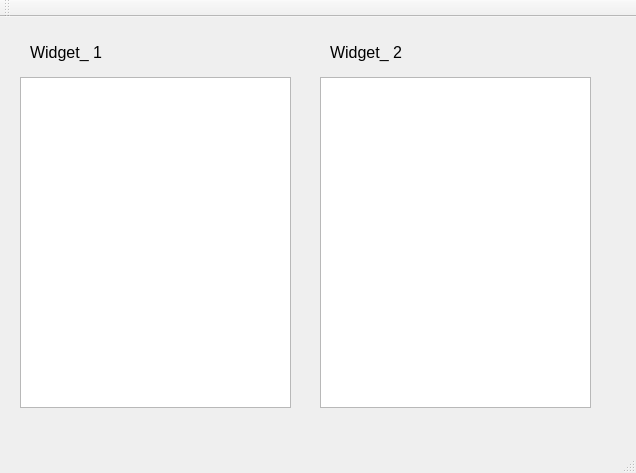
<?xml version="1.0" encoding="UTF-8"?>
<ui version="4.0">
 <class>MainWindow</class>
 <widget class="QMainWindow" name="MainWindow">
  <property name="geometry">
   <rect>
    <x>0</x>
    <y>0</y>
    <width>636</width>
    <height>473</height>
   </rect>
  </property>
  <property name="windowTitle">
   <string>MainWindow</string>
  </property>
  <widget class="QWidget" name="centralWidget">
   <widget class="MyListWidget" name="listWidget_1">
    <property name="geometry">
     <rect>
      <x>20</x>
      <y>60</y>
      <width>271</width>
      <height>331</height>
     </rect>
    </property>
   </widget>
   <widget class="MyListWidget" name="listWidget_2">
    <property name="geometry">
     <rect>
      <x>320</x>
      <y>60</y>
      <width>271</width>
      <height>331</height>
     </rect>
    </property>
   </widget>
   <widget class="QLabel" name="label">
    <property name="geometry">
     <rect>
      <x>30</x>
      <y>20</y>
      <width>121</width>
      <height>31</height>
     </rect>
    </property>
    <property name="font">
     <font>
      <pointsize>12</pointsize>
     </font>
    </property>
    <property name="text">
     <string>Widget_ 1</string>
    </property>
   </widget>
   <widget class="QLabel" name="label_2">
    <property name="geometry">
     <rect>
      <x>330</x>
      <y>20</y>
      <width>121</width>
      <height>31</height>
     </rect>
    </property>
    <property name="font">
     <font>
      <pointsize>12</pointsize>
      <weight>50</weight>
      <bold>false</bold>
      <strikeout>false</strikeout>
      <kerning>true</kerning>
     </font>
    </property>
    <property name="text">
     <string>Widget_ 2</string>
    </property>
   </widget>
  </widget>
  <widget class="QMenuBar" name="menuBar">
   <property name="geometry">
    <rect>
     <x>0</x>
     <y>0</y>
     <width>636</width>
     <height>31</height>
    </rect>
   </property>
  </widget>
  <widget class="QToolBar" name="mainToolBar">
   <attribute name="toolBarArea">
    <enum>TopToolBarArea</enum>
   </attribute>
   <attribute name="toolBarBreak">
    <bool>false</bool>
   </attribute>
  </widget>
  <widget class="QStatusBar" name="statusBar"/>
 </widget>
 <layoutdefault spacing="6" margin="11"/>
 <customwidgets>
  <customwidget>
   <class>MyListWidget</class>
   <extends>QListWidget</extends>
   <header location="global">mylistwidget.h</header>
  </customwidget>
 </customwidgets>
 <resources/>
 <connections/>
</ui>
